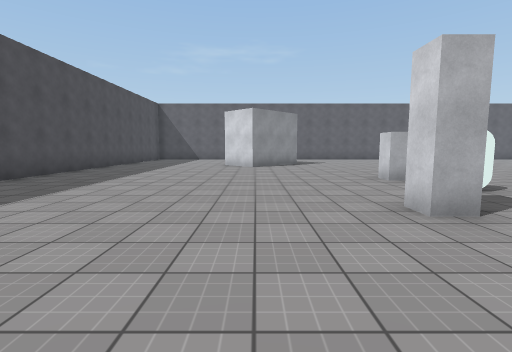
View 1 (above)

21 first-person views from a walk through a scene from a Unity 3-D project. The camera is 1.4 m above the floor, tilts 6° down and sees 85° across. The floor is counted in squares, 2 m on a side. Each view is taken from the middle of a square. On the plan, view 1 faces up. The plan holds only what a view shows up to about 9 squares ahead; the rest is blank. The place goes on beyond the plan. Surface patterns are stand-ins for the level's own textures.

View 2
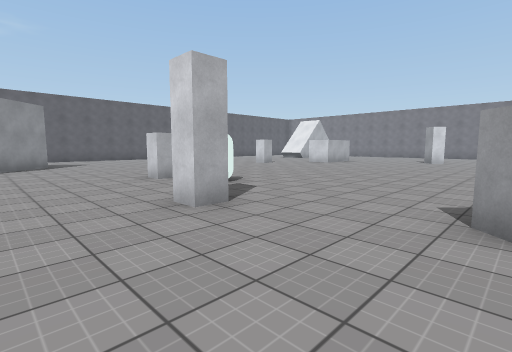

View 3
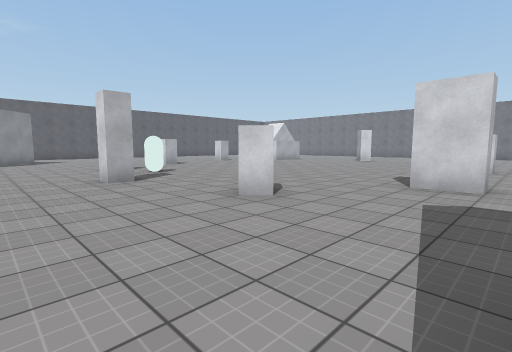

View 4
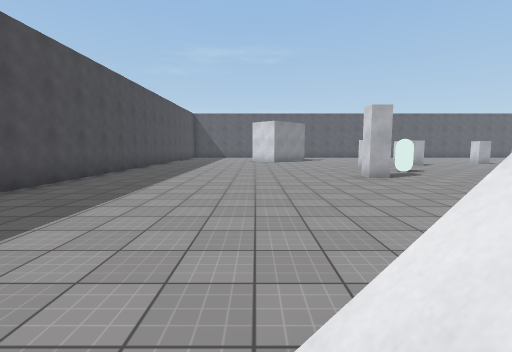

View 5
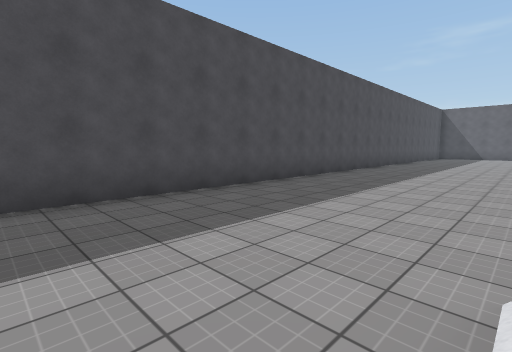

View 6
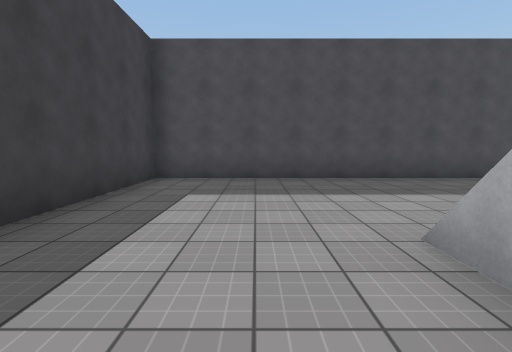

View 7
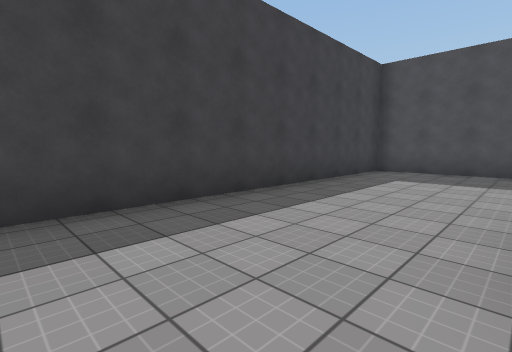

View 8
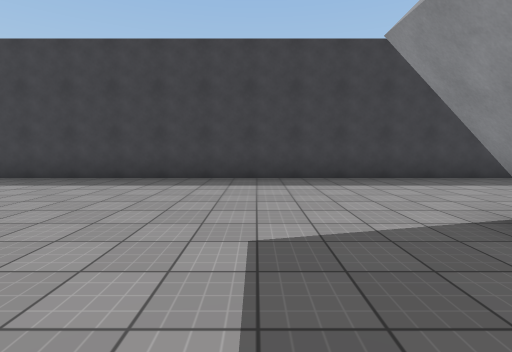

View 9
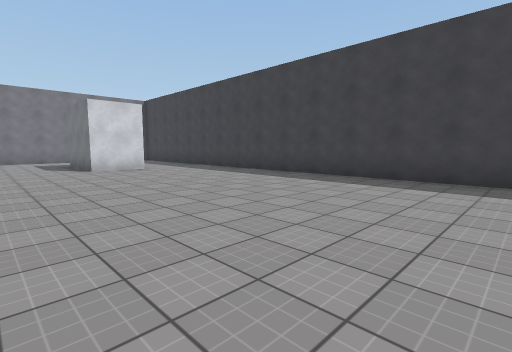

View 10
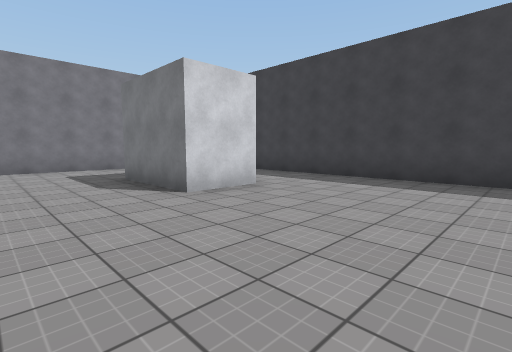

View 11
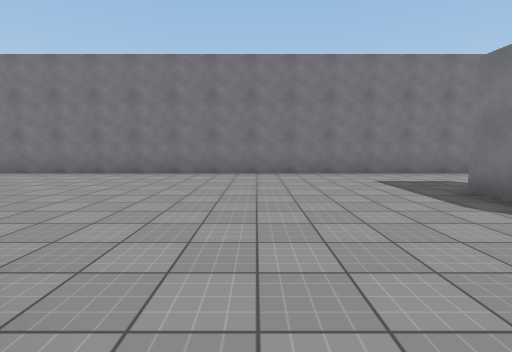

View 12
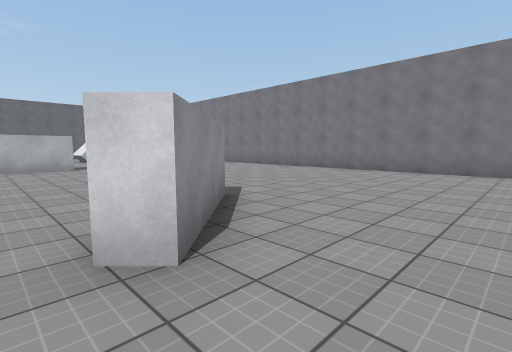

View 13
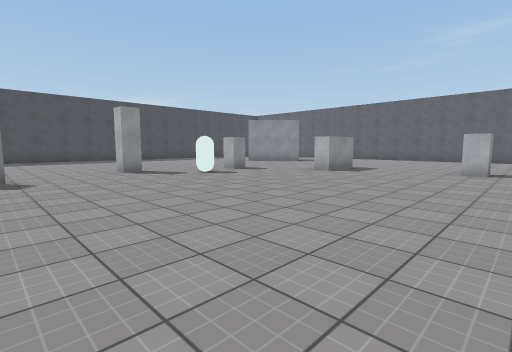

View 14
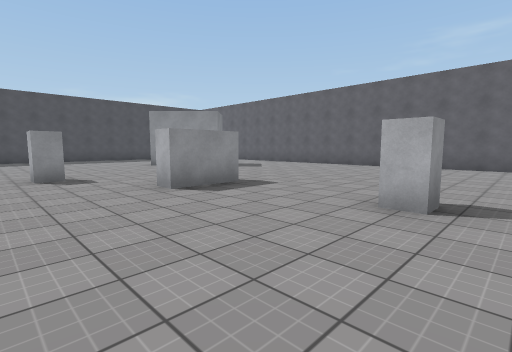

View 15
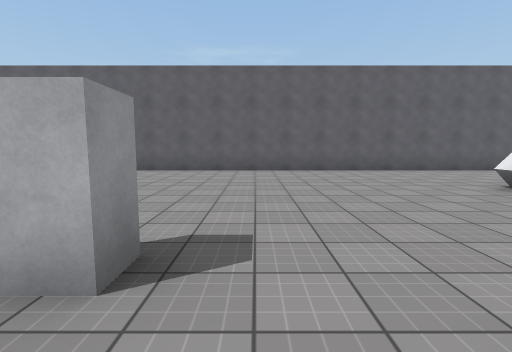

View 16
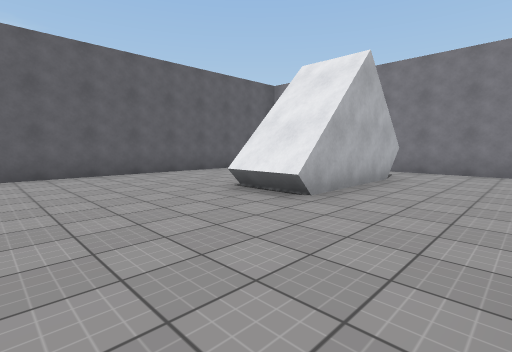

View 17
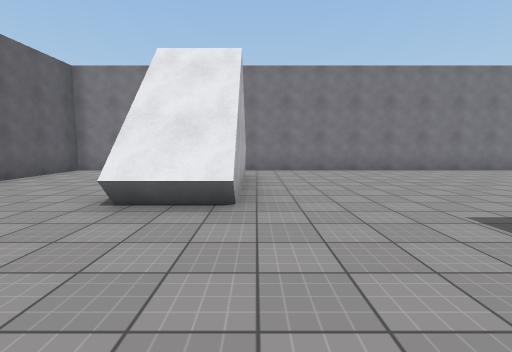

View 18
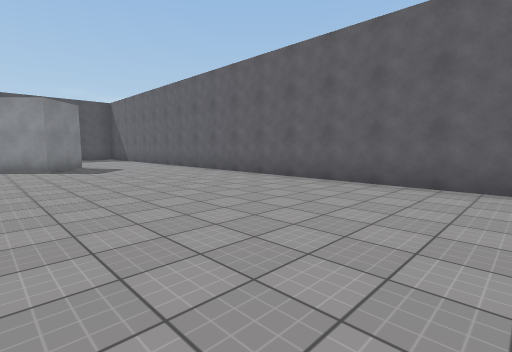

View 19
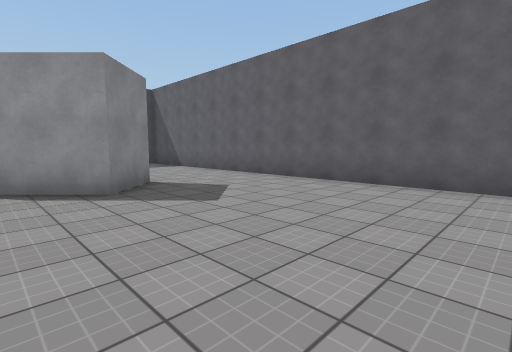

View 20
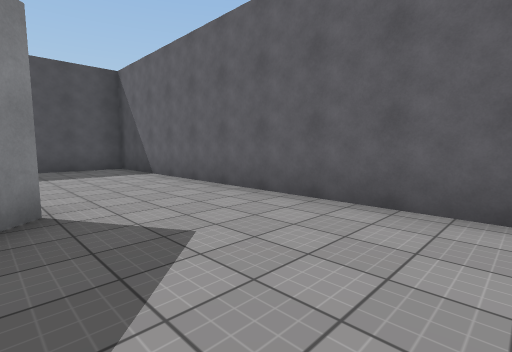

View 21
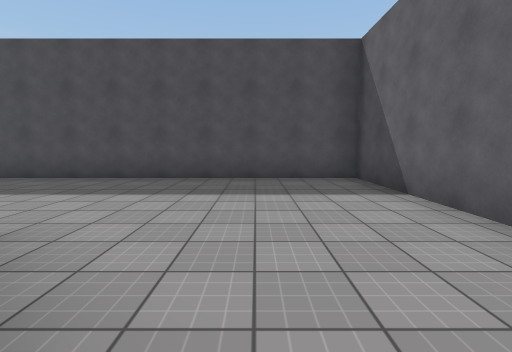

### Floor plan
Points are (right, up) in squares from view 1. A wall is a line through its corners. A room is listed if a view was taken in it or the views show most of it. See-through windows are left out.
Room 1 (views 1, 2, 3, 4, 5, 6, 7, 8, 9, 10, 11, 12, 13, 14, 15, 16, 17, 18, 19, 20, 21)
walls: (2.3, 3.4) (2.3, 2.7) (1.8, 2.7) (1.8, 3.2); (5.8, -2.5) (5.3, -2.5) (5.3, -1.5); (5.8, 8.8) (5.8, 7.3) (5.2, 7.3); (13, 6.5) (11.4, 6.5); (13.6, 0.2) (11.8, -1.6) (11.4, -1.1); (0.6, 12.5) (1.7, 11.4) (0.4, 10.1); (13.7, -6.8) (13.7, -5.3) (16.2, -5.3); (17.9, 10.2) (14, 10.2); (19.3, -7.6) (19.3, 10.9); (19.3, 14.1) (19.3, 15.3) (-5.2, 15.3) (-5.2, -9.2) (16.2, -9.2)
objects: other object (3, 0); other object (3, 4) to (4, 5); other object (3, 6); other object (9, 9); other object (10, -2)

Positions as (right, up) in squares from view 1, and headings:
1: (0, 0), facing up
2: (0, 0), facing up-right
3: (0, -3), facing up-right
4: (-1, -4), facing up
5: (-1, -5), facing up-left
6: (1, -7), facing left
7: (3, -6), facing down-left
8: (4, -3), facing down
9: (5, -3), facing down-right
10: (10, -3), facing down-right
11: (12, -2), facing right
12: (11, -3), facing up-right
13: (10, 0), facing up-left
14: (10, 5), facing up-left
15: (10, 7), facing up
16: (11, 8), facing up-right
17: (11, 10), facing right
18: (11, 10), facing up-left
19: (6, 10), facing up-left
20: (4, 12), facing up-left
21: (1, 13), facing left
